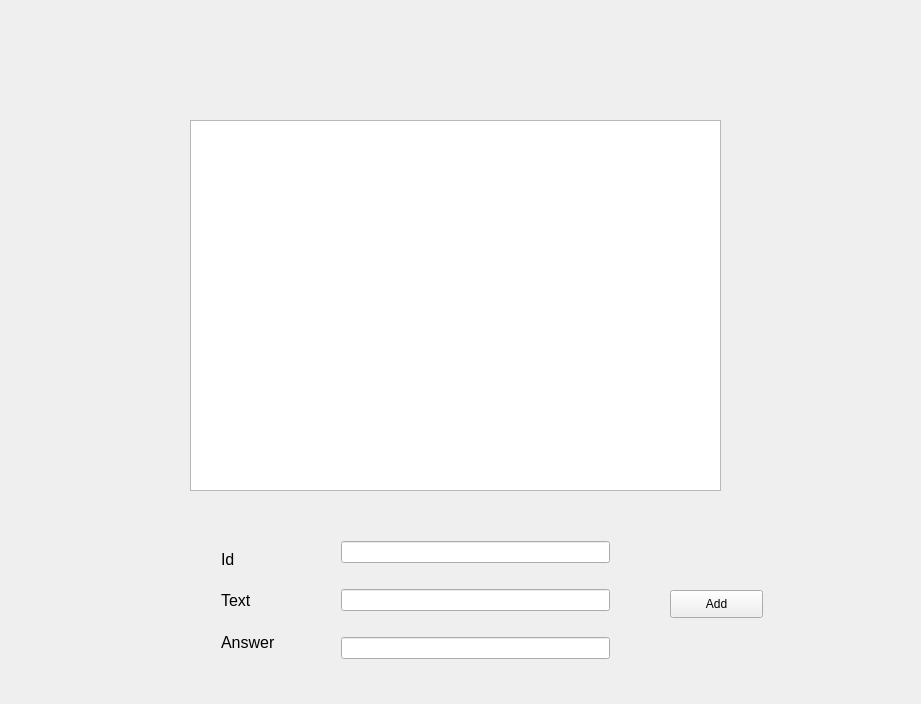
<?xml version="1.0" encoding="UTF-8"?>
<ui version="4.0">
 <class>Presenter</class>
 <widget class="QWidget" name="Presenter">
  <property name="geometry">
   <rect>
    <x>0</x>
    <y>0</y>
    <width>921</width>
    <height>704</height>
   </rect>
  </property>
  <property name="windowTitle">
   <string>Presenter</string>
  </property>
  <widget class="QListWidget" name="questions_list_widget">
   <property name="geometry">
    <rect>
     <x>190</x>
     <y>120</y>
     <width>531</width>
     <height>371</height>
    </rect>
   </property>
  </widget>
  <widget class="QPushButton" name="add_button">
   <property name="geometry">
    <rect>
     <x>670</x>
     <y>590</y>
     <width>93</width>
     <height>28</height>
    </rect>
   </property>
   <property name="text">
    <string>Add</string>
   </property>
  </widget>
  <widget class="QWidget" name="layoutWidget">
   <property name="geometry">
    <rect>
     <x>330</x>
     <y>510</y>
     <width>291</width>
     <height>181</height>
    </rect>
   </property>
   <layout class="QGridLayout" name="gridLayout">
    <item row="0" column="0">
     <widget class="QLineEdit" name="id_line_edit"/>
    </item>
    <item row="1" column="0">
     <widget class="QLineEdit" name="text_line_edit"/>
    </item>
    <item row="2" column="0">
     <widget class="QLineEdit" name="answer_line_edit"/>
    </item>
   </layout>
  </widget>
  <widget class="QWidget" name="layoutWidget">
   <property name="geometry">
    <rect>
     <x>210</x>
     <y>530</y>
     <width>111</width>
     <height>141</height>
    </rect>
   </property>
   <layout class="QGridLayout" name="gridLayout_2">
    <item row="0" column="0">
     <widget class="QLabel" name="label">
      <property name="font">
       <font>
        <pointsize>12</pointsize>
       </font>
      </property>
      <property name="text">
       <string>Id</string>
      </property>
     </widget>
    </item>
    <item row="1" column="0">
     <widget class="QLabel" name="label_2">
      <property name="font">
       <font>
        <pointsize>12</pointsize>
       </font>
      </property>
      <property name="text">
       <string>Text</string>
      </property>
     </widget>
    </item>
    <item row="2" column="0">
     <widget class="QLabel" name="label_3">
      <property name="font">
       <font>
        <pointsize>12</pointsize>
       </font>
      </property>
      <property name="text">
       <string>Answer</string>
      </property>
     </widget>
    </item>
   </layout>
  </widget>
 </widget>
 <layoutdefault spacing="6" margin="11"/>
 <resources/>
 <connections>
  <connection>
   <sender>add_button</sender>
   <signal>clicked()</signal>
   <receiver>Presenter</receiver>
   <slot>add_question()</slot>
   <hints>
    <hint type="sourcelabel">
     <x>710</x>
     <y>600</y>
    </hint>
    <hint type="destinationlabel">
     <x>804</x>
     <y>539</y>
    </hint>
   </hints>
  </connection>
 </connections>
 <slots>
  <slot>add_question()</slot>
 </slots>
</ui>
